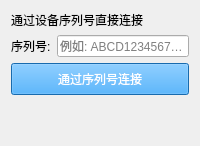
             <widget class="QWidget" name="tab_serial">
              <attribute name="title">
               <string>序列号</string>
              </attribute>
              <layout class="QVBoxLayout" name="verticalLayout_serial">
               <item>
                <widget class="QLabel" name="label_serialInfo">
                 <property name="text">
                  <string>通过设备序列号直接连接</string>
                 </property>
                 <property name="wordWrap">
                  <bool>true</bool>
                 </property>
                </widget>
               </item>
               <item>
                <layout class="QFormLayout" name="formLayout_serial">
                 <item row="0" column="0">
                  <widget class="QLabel" name="label_serial">
                   <property name="text">
                    <string>序列号:</string>
                   </property>
                  </widget>
                 </item>
                 <item row="0" column="1">
                  <widget class="QLineEdit" name="lineEdit_serial">
                   <property name="toolTip">
                    <string>-s, --serial: 设备序列号</string>
                   </property>
                   <property name="placeholderText">
                    <string>例如: ABCD1234567890</string>
                   </property>
                  </widget>
                 </item>
                </layout>
               </item>
               <item>
                <widget class="QPushButton" name="btn_connectSerial">
                 <property name="styleSheet">
                  <string>QPushButton { background-color: #2196F3; color: white; padding: 6px; }</string>
                 </property>
                 <property name="text">
                  <string>通过序列号连接</string>
                 </property>
                </widget>
               </item>
               <item>
                <spacer name="verticalSpacer_serial">
                 <property name="orientation">
                  <enum>Qt::Orientation::Vertical</enum>
                 </property>
                 <property name="sizeHint" stdset="0">
                  <size>
                   <width>20</width>
                   <height>40</height>
                  </size>
                 </property>
                </spacer>
               </item>
              </layout>
             </widget>
